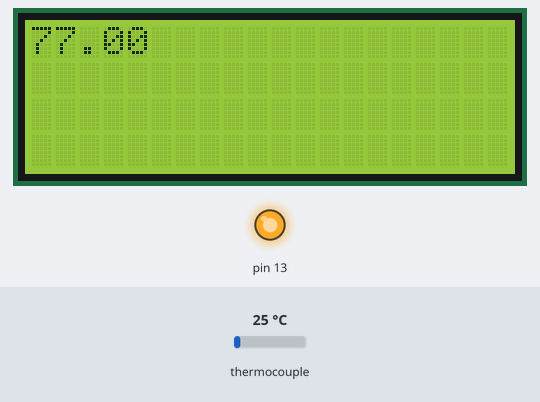
Simulated run of this sketch. Board: Arduino Uno, built with avr-gcc and run on an emulated ATmega328P. On the bench: 20×4 character LCD, output pins drawn as LEDs (lit = HIGH). Inputs (shaded band) come from the test bench; at power-on: thermocouple 25 °C.

Above: at 1.7 s.
1.8 s: thermocouple set to 6 °C
At 3.3 s:
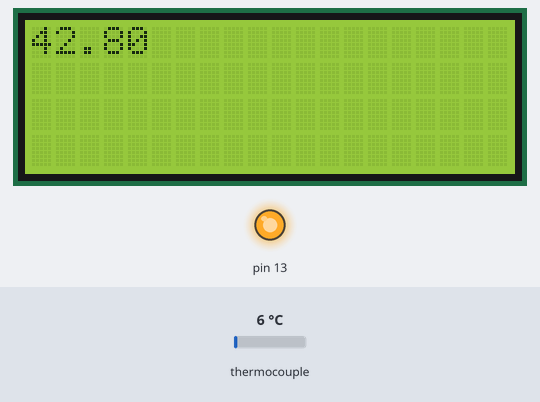
5.0 s: thermocouple set to 75 °C
At 6.1 s:
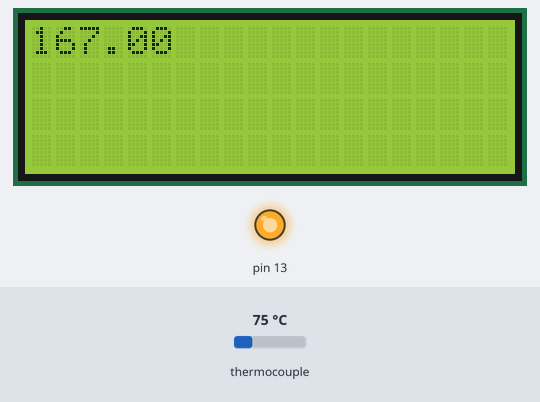
8.0 s: thermocouple set to 150 °C
At 8.9 s:
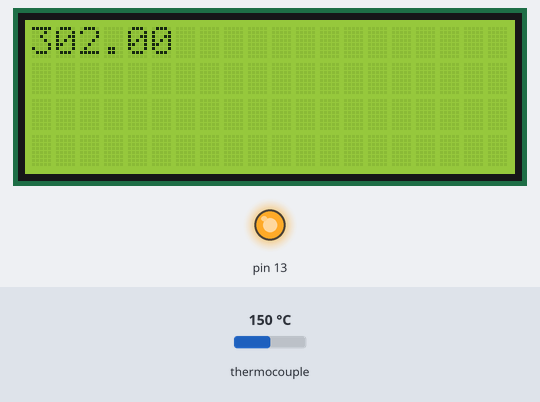
Timing chart, 0 to 11.0 s (numbered marks = the images above; inputs shaded):
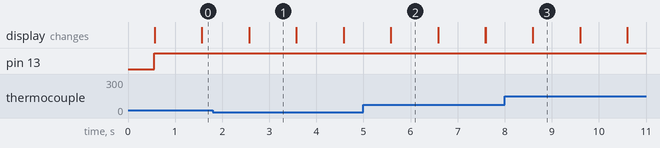

Measured:
- after the input at 1.8 s, the display: first differs from a run without the input after 0.77 s (image 1)
- after the input at 5.0 s, the display: first differs from a run without the input after 0.58 s (image 2)
- after the input at 8.0 s, the display: first differs from a run without the input after 0.60 s (image 3)
- what the display in image 1 shows lasts 1.0 s, from 2.6 s to 3.6 s

The sketch:

consolidation_thermocouplelcd.ino
```cpp
#include "max6675.h"
#include <LiquidCrystal.h>
LiquidCrystal lcd(12, 11, 5, 4, 3, 2);
int thermoDO = 8;
int thermoCS = 9;
int thermoCLK = 10;
float temp = 0;

MAX6675 thermocouple(thermoCLK, thermoCS, thermoDO);

void setup() {
  pinMode(13, OUTPUT);
  Serial.begin(9600);
  lcd.begin(20, 4);


  //Serial.println("MAX6675 test");
  // wait for MAX chip to stabilize
  delay(500);
}

void loop() {
 digitalWrite(13, HIGH);

 temp = thermocouple.readFahrenheit();
 lcd.setCursor(0,0);
 lcd.print(temp);
  delay(1000);
   lcd.clear();

}
```
